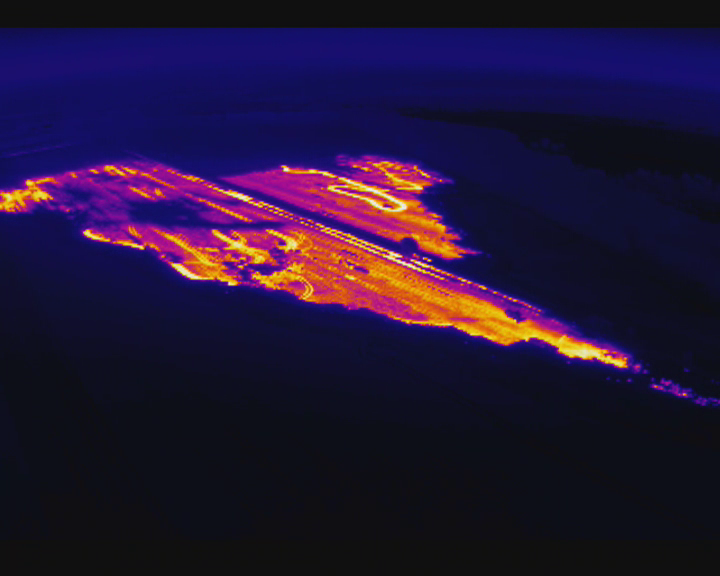
#> input picture frame 12 of DJI_0078.mp4, 720 x 576 px, given in place of DJI_0096.mp4, which was not available
$ python 'Plotting grapth with frames skip.py'
#> lines starting #> are read from the running program, lines starting #| are printed output that depends on the picture; pictures that were not available may be replaced by others from this repository, and a replacement may not be noted
# -*- coding: utf-8 -*-
"""
Created on Fri Oct 26 08:50:40 2018

@author: Pikaa
"""
import cv2
import numpy as np
import matplotlib.pyplot as plt
import matplotlib.animation as animation

def generate_data(vidCapture, frames_to_skip):

#> called with frames_to_skip = 10
    for i in range(frames_to_skip):
        _, frame = vidCapture.read()
#> this loop made 10 passes
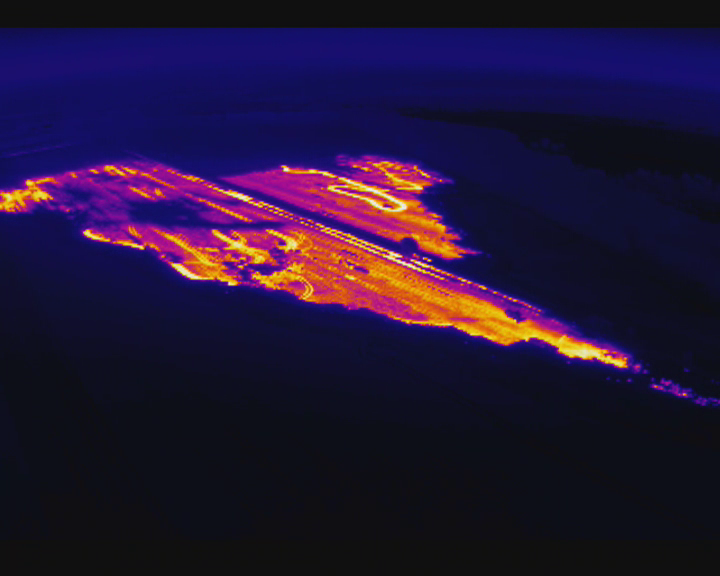
#> input picture frame 12 of DJI_0078.mp4, 720 x 576 px, given in place of DJI_0096.mp4, which was not available
#> the loop in generate_data (call 2), `for i in range(frames_to_skip):` made 10 passes
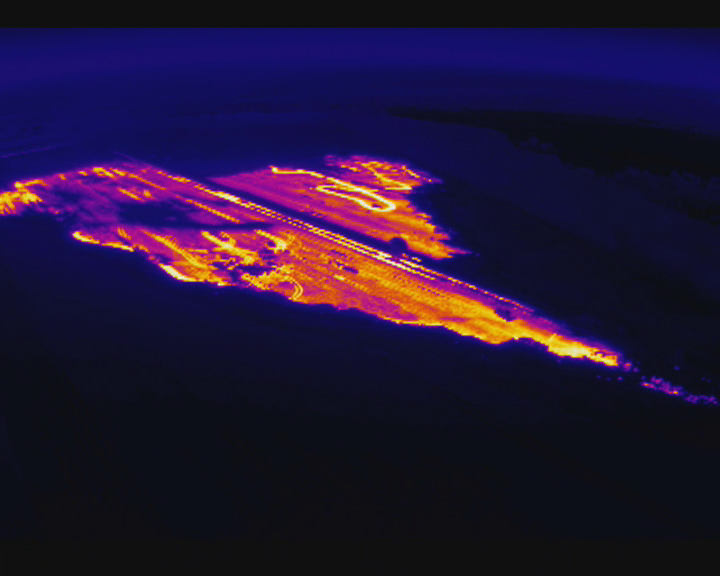
#> input picture frame 22 of DJI_0078.mp4, 720 x 576 px, given in place of DJI_0096.mp4, which was not available
    #_, frame = vidCapture.read()
    return frame

def update(data):
    mat.set_data(data)
    return mat

def data_gen():
    while True:
        yield generate_data(vidCapture, frames_to_skip)
frames_to_skip = 10
vidCapture = cv2.VideoCapture('DJI_0096.mp4')
fig, ax = plt.subplots()
mat = ax.imshow(generate_data(vidCapture, frames_to_skip))
cbar = plt.colorbar(mat, cax=None, ax=None, use_gridspec=True)
cbar.ax.set_yticklabels(['20','80','200','400','600','99999'])
cbar.set_label('Tempreture', rotation=270)
#plt.colorbar.ColorbarBase(ax, cmap=None, norm=None, alpha=None, values=None, boundaries=None, orientation='vertical', ticklocation='auto', extend='neither', spacing='uniform', ticks=None, format=None, drawedges=False, filled=True, extendfrac=None, extendrect=False, label='')
ax.grid(True)

ani = animation.FuncAnimation(fig, update, data_gen, interval=500, save_count=50)
plt.show()
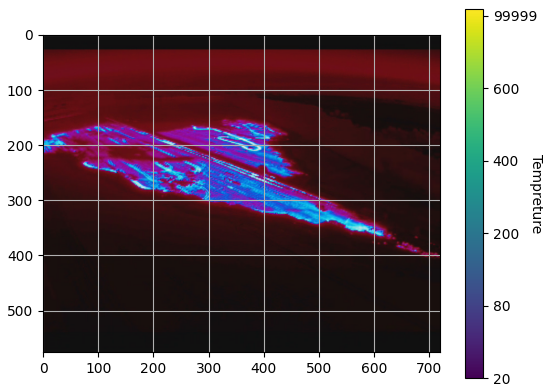
#> figure drawn by matplotlib, 2 panels; B, G, R data is drawn as R, G, B
#> figure, not shown here; B, G, R data is drawn as R, G, B

$ run again, starting later in the video
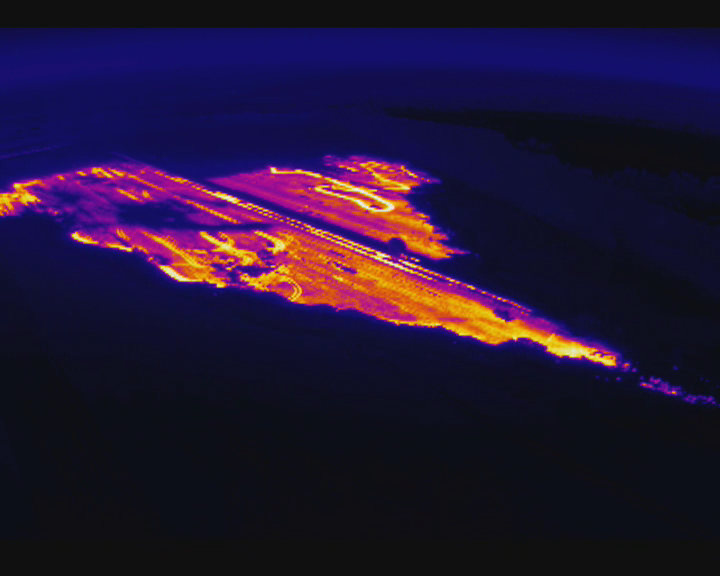
#> input picture frame 54 of DJI_0078.mp4, 720 x 576 px, given in place of DJI_0096.mp4, which was not available
#> the loop in generate_data, `for i in range(frames_to_skip):` made 10 passes
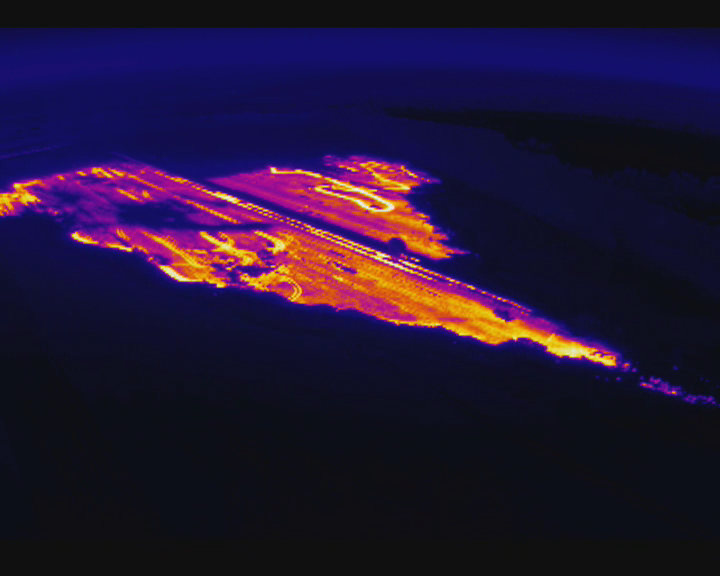
#> input picture frame 54 of DJI_0078.mp4, 720 x 576 px, given in place of DJI_0096.mp4, which was not available
#> the loop in generate_data (call 2), `for i in range(frames_to_skip):` made 10 passes
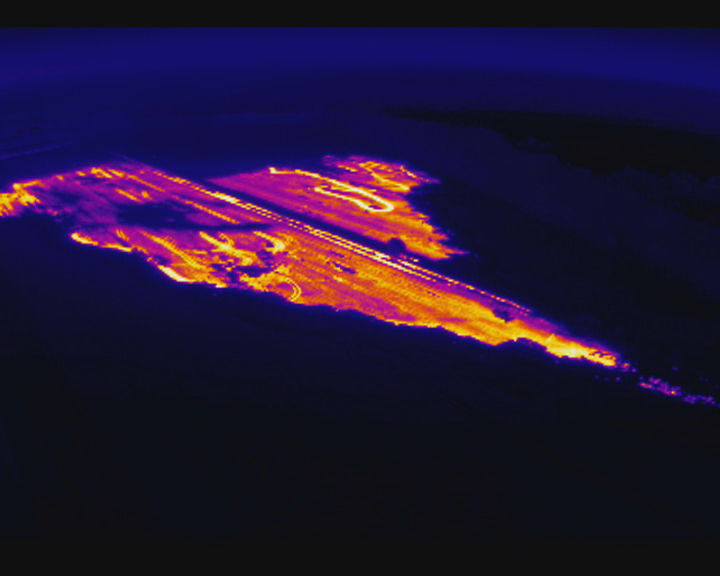
#> input picture frame 64 of DJI_0078.mp4, 720 x 576 px, given in place of DJI_0096.mp4, which was not available
#> `plt.show()`:
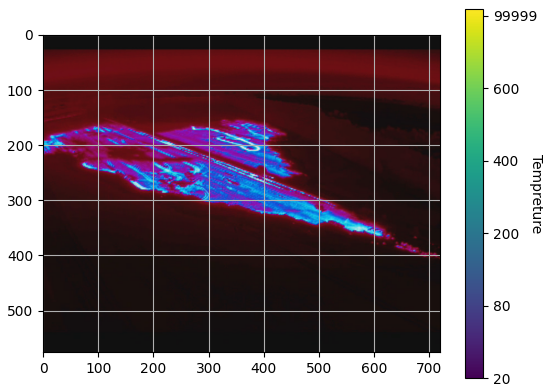
#> figure drawn by matplotlib, 2 panels; B, G, R data is drawn as R, G, B

$ run again, starting later in the video
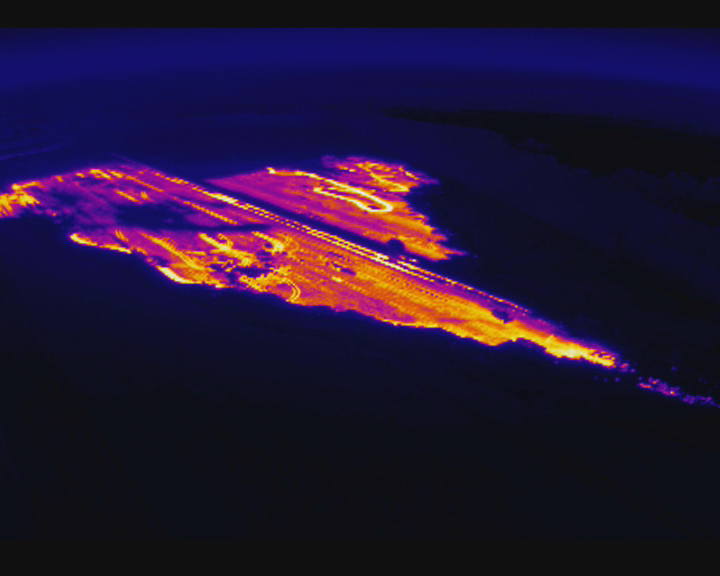
#> input picture frame 96 of DJI_0078.mp4, 720 x 576 px, given in place of DJI_0096.mp4, which was not available
#> the loop in generate_data, `for i in range(frames_to_skip):` made 10 passes
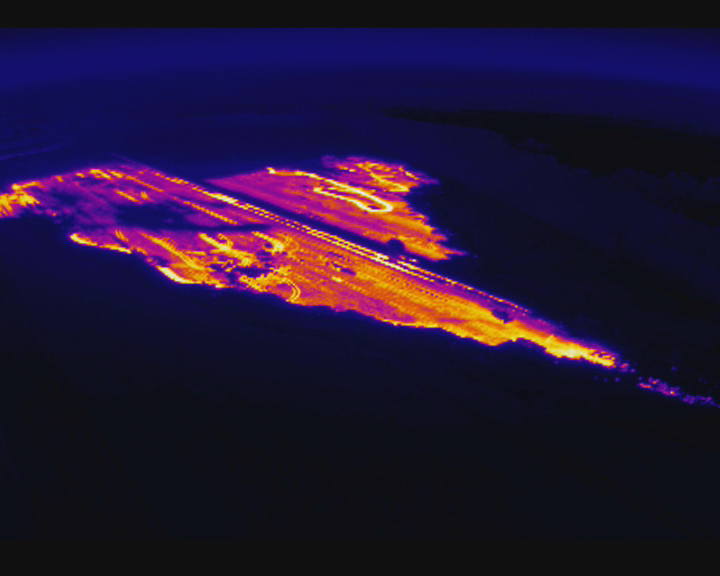
#> input picture frame 96 of DJI_0078.mp4, 720 x 576 px, given in place of DJI_0096.mp4, which was not available
#> the loop in generate_data (call 2), `for i in range(frames_to_skip):` made 10 passes
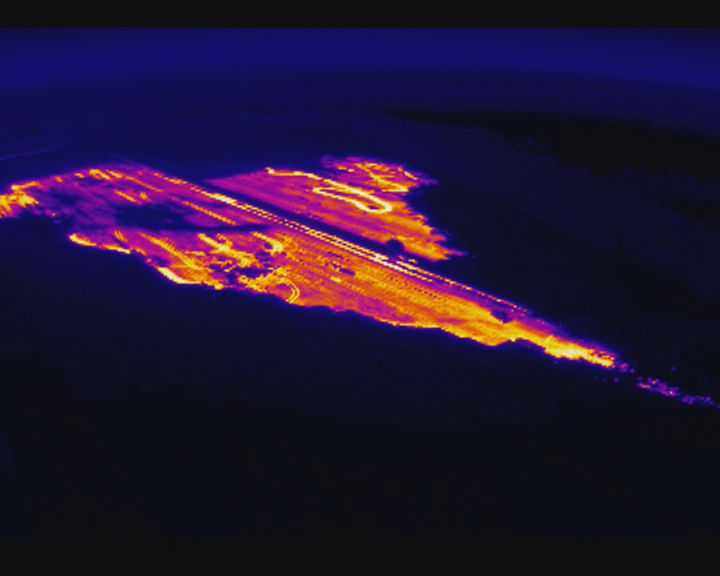
#> input picture frame 106 of DJI_0078.mp4, 720 x 576 px, given in place of DJI_0096.mp4, which was not available
#> `plt.show()`:
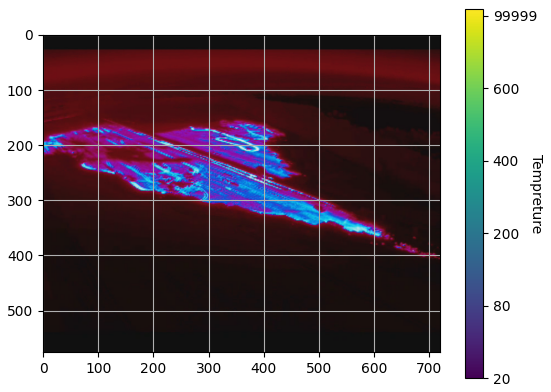
#> figure drawn by matplotlib, 2 panels; B, G, R data is drawn as R, G, B
